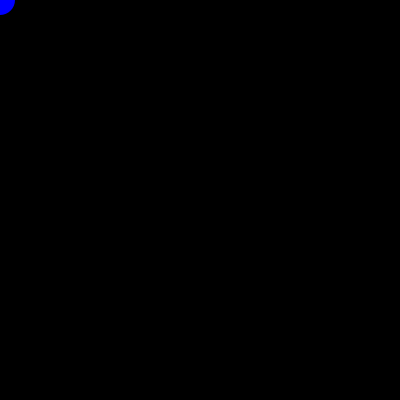
Frame 1 (no input)
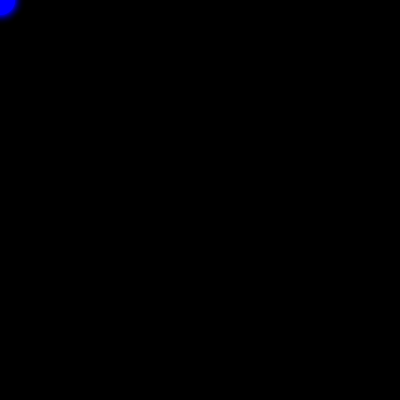
Frame 60 (the mouse pressed at the canvas centre just before this capture)
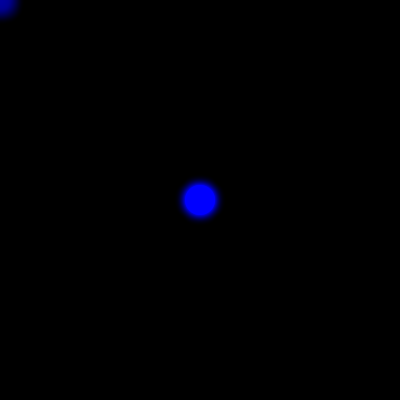
Frame 120 (the mouse held since frame 60 and released just before this capture)

The Processing sketch that drew these frames (run headless with seeded random() and noise(); from frame 60 on, the mouse is pressed at the canvas centre):

// Processing sketch: Ex_1_smoothing_1
// ── Ex_1_smoothing_1.pde
// Coding Art Book
// Yu Zhang + Mathias Funk, 2020

// smoothing mouse movement 1

void setup() {
  size(400, 400); 
  background(0);
  noStroke(); 
  colorMode(HSB);
}

void draw() {
  filter(BLUR, 1);
  // paint a bright blue dot
  fill(170, 255, 255);
  // at mouse position
  PVector m = new PVector(mouseX, mouseY);
  ellipse(m.x, m.y, 30, 30);
}
